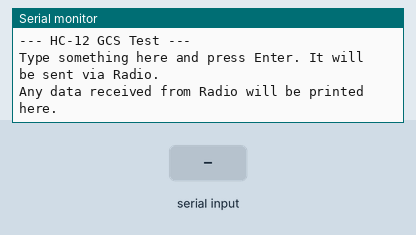
Bench run of a sketch on a simulated ESP32. Shown: the last lines printed to the serial monitor. Inputs (shaded band) come from the test bench.

Above: at 1.2 s.
1.3 s: "1\n" received over Serial
At 2.4 s:
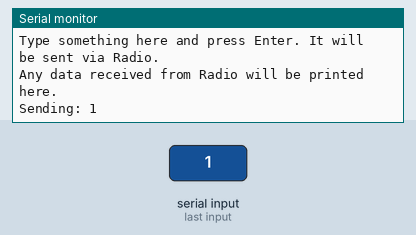
2.8 s: "1\n" received over the second serial link
At 3.6 s:
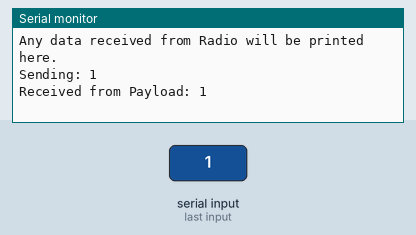
4.3 s: "0\n" received over Serial
At 4.7 s:
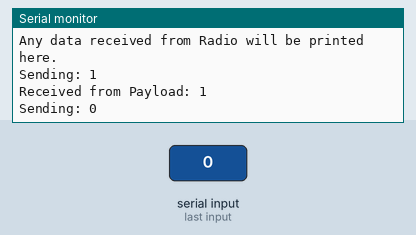
5.8 s: "0\n" received over the second serial link
At 7.0 s:
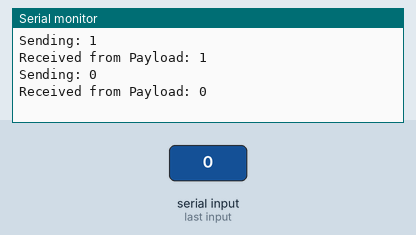

The sketch:

Test_HC12_GCS.ino
```cpp
#include <HardwareSerial.h>

#define HC12_TX_PIN 17
#define HC12_RX_PIN 16

HardwareSerial HC12Serial(2);

void setup() {
  Serial.begin(115200);

  // Initialize HC-12 on HardwareSerial 2
  HC12Serial.begin(9600, SERIAL_8N1, HC12_RX_PIN, HC12_TX_PIN);

  Serial.println("--- HC-12 GCS Test ---");
  Serial.println("Type something here and press Enter. It will be sent via Radio.");
  Serial.println("Any data received from Radio will be printed here.");
}

void loop() {
  // Read from computer (USB) and send to HC-12 (Radio)
  if (Serial.available()) {
    String msg = Serial.readStringUntil('\n');
    Serial.print("Sending: ");
    Serial.println(msg);
    HC12Serial.println(msg);
  }

  // Read from HC-12 (Radio) and print to computer (USB)
  if (HC12Serial.available()) {
    String msg = HC12Serial.readStringUntil('\n');
    Serial.print("Received from Payload: ");
    Serial.println(msg);
  }
}
```

Measured:
- after the input at 1.3 s, the serial monitor: prints a new line at once (image 1)
- after the input at 2.8 s, the serial monitor: prints a new line at once (image 2)
- after the input at 4.3 s, the serial monitor: prints a new line at once (image 3)
- after the input at 5.8 s, the serial monitor: prints a new line at once (image 4)
